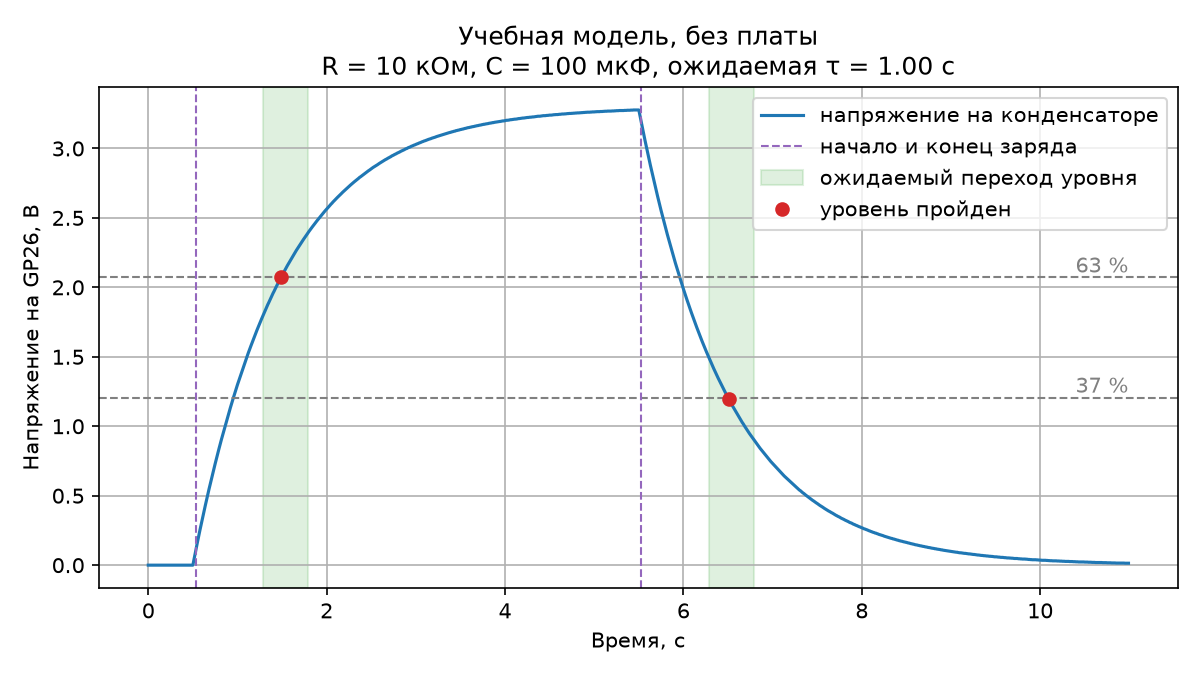

Write the Python code that produced this figure.
# Опыт с RC-цепью на приборе 311-adc. По номиналам деталей ведёт опыт, по 5τ на заряд
# и разряд, сохраняет записи в rc.csv, график в rc.png, номиналы и найденную τ в rc.log
# и сверяет τ с R·C. Приём потока устроен как в get_telemetry.py из п3.1.4.
#
#   python rc.py --r 10 --c 100   — опыт с RC-цепью, R в кОм, C в мкФ
#   python rc.py --plot rc.csv    — разбор готовой записи, номиналы берутся из rc.log

import argparse
import math

import matplotlib
from get_telemetry import collect, save_csv, load_csv, find_board, data_source

# окно не нужно: график сразу сохраняется в файл
matplotlib.use("Agg")
import matplotlib.pyplot as plt

# настоящая τ отличается от R·C из-за допуска деталей: C ±20 %, R ±5 %
TAU_LOW = 0.8 * 0.95
TAU_HIGH = 1.2 * 1.05

def rc_plan(tau):
    """Период телеметрии, команды опыта и его длительность по ожидаемой τ."""
    # около ста отсчётов на τ, но не чаще, чем умеет прибор
    period_ms = max(10, round(tau * 10))
    # полсекунды покоя, 5τ заряда, 5τ разряда и полсекунды в запас
    actions = [(0.5, "charge_on"), (0.5 + 5 * tau, "charge_off")]
    return period_ms, actions, 1 + 10 * tau


def crossing(voltages, start, level, rising):
    """Номер первой записи от start, на которой напряжение перешло уровень."""
    for i in range(start, len(voltages)):
        if (voltages[i] >= level) if rising else (voltages[i] <= level):
            return i
    return None


def measure_tau(times, voltages):
    """τ заряда и разряда по уровням напряжения, как по триггеру осциллографа."""
    top = max(voltages)
    peak = voltages.index(top)
    result = {"top": top}
    # заряд: от начала подъёма (2 % вершины) до 63 % вершины
    start = crossing(voltages, 0, 0.02 * top, True)
    end = crossing(voltages, start, 0.632 * top, True) if start is not None else None
    if end is not None and end <= peak:
        result["charge"] = (times[start], times[end], voltages[end])
    # разряд: от начала спада (98 % вершины) до 37 % вершины
    start = crossing(voltages, peak, 0.98 * top, False)
    end = crossing(voltages, start, 0.368 * top, False) if start is not None else None
    if end is not None:
        result["discharge"] = (times[start], times[end], voltages[end])
    return result


def analyze_rc(csv_name, r_kohm, c_uf):
    tau = r_kohm * c_uf / 1000
    low, high = TAU_LOW * tau, TAU_HIGH * tau
    times, voltages, _ = load_csv(csv_name)
    found = measure_tau(times, voltages)
    top = found["top"]

    fig, ax = plt.subplots(figsize=(8, 4.5))
    ax.plot(times, voltages, label="напряжение на конденсаторе")
    ax.axhline(0.632 * top, color="gray", linestyle="--", linewidth=1)
    ax.axhline(0.368 * top, color="gray", linestyle="--", linewidth=1)
    ax.text(times[-1], 0.632 * top, "63 %", va="bottom", ha="right", color="gray")
    ax.text(times[-1], 0.368 * top, "37 %", va="bottom", ha="right", color="gray")

    source = data_source(csv_name)
    lines = ["data_source = " + source, "R_kohm = %g" % r_kohm, "C_uf = %g" % c_uf, "tau_expected_s = %.3f" % tau,
             "tau_min_s = %.3f" % low, "tau_max_s = %.3f" % high]
    passed = True
    for key, name in (("charge", "заряда"), ("discharge", "разряда")):
        if key not in found:
            print("τ %s: уровень не пройден, проверьте цепь и номиналы" % name)
            lines.append("tau_%s_s = none" % key)
            passed = False
            continue
        start, end, level = found[key]
        measured = end - start
        inside = low <= measured <= high
        passed = passed and inside
        # от начала и конца заряда отсчитывается ожидаемый момент перехода уровня
        ax.axvline(start, color="tab:purple", linestyle="--", linewidth=1,
                   label="начало и конец заряда" if key == "charge" else None)
        ax.axvspan(start + low, start + high, color="tab:green", alpha=0.15,
                   label="ожидаемый переход уровня" if key == "charge" else None)
        ax.plot([end], [level], "o", color="tab:red",
                label="уровень пройден" if key == "charge" else None)
        print("τ %s: %.3f с, ожидается %.2f–%.2f с, %s" %
              (name, measured, low, high, "в диапазоне" if inside else "вне диапазона"))
        lines.append("tau_%s_s = %.3f" % (key, measured))
    lines.append("result = %s" % ("ok" if passed else "fail"))

    ax.set_title(("Учебная модель, без платы\n" if source == "simulation" else "") +
                 "R = %g кОм, C = %g мкФ, ожидаемая τ = %.2f с" % (r_kohm, c_uf, tau))
    ax.set_xlabel("Время, с")
    ax.set_ylabel("Напряжение на GP26, В")
    ax.grid(True)
    ax.legend(loc="upper right")
    fig.tight_layout()
    fig.savefig("rc.png", dpi=150)
    plt.close(fig)
    print("График сохранён в rc.png")

    with open("rc.log", "w", encoding="utf-8") as f:
        f.write("\n".join(lines) + "\n")
    print("Номиналы и τ записаны в rc.log")
    print("Запись сошлась с расчётом" if passed else "Запись не сошлась с расчётом")
    return passed


def read_log(name):
    """Номиналы R и C из rc.log прошлого опыта или None, если файла нет."""
    values = {}
    try:
        with open(name, encoding="utf-8") as f:
            for line in f:
                key, _, value = line.partition("=")
                values[key.strip()] = value.strip()
        return float(values["R_kohm"]), float(values["C_uf"])
    except (OSError, KeyError, ValueError):
        return None


def main():
    parser = argparse.ArgumentParser(description="Опыт с RC-цепью на приборе 311-adc")
    parser.add_argument("--r", type=float, help="сопротивление резистора, кОм")
    parser.add_argument("--c", type=float, help="ёмкость конденсатора, мкФ")
    parser.add_argument("--port", help="COM-порт вместо автоматического поиска")
    parser.add_argument("--plot", metavar="CSV", help="разобрать готовую запись опыта, без платы")
    args = parser.parse_args()

    if (args.r is None) != (args.c is None):
        parser.error("нужны оба номинала, --r и --c")
    if args.r is None:
        # без номиналов можно только разобрать запись, номиналы — из прошлого опыта
        found = read_log("rc.log") if args.plot else None
        if found is None:
            parser.error("укажите номиналы деталей: --r <кОм> --c <мкФ>")
        args.r, args.c = found

    if not all(map(math.isfinite, (args.r, args.c))) or not 1 <= args.r <= 100 or args.c <= 0:
        parser.error("R от 1 до 100 кОм, C положительная и конечная")
    tau = args.r * args.c / 1000
    if not math.isfinite(tau) or tau < 0.2 or round(tau * 10) > 0xFFFFFFFF:
        parser.error("R·C должно быть не меньше 0,2 с и помещаться в период прибора")
    print("Ожидаемая τ = R·C = %.3f с" % tau)

    if args.plot:
        if not analyze_rc(args.plot, args.r, args.c):
            parser.exit(1, "Постоянная времени вне допуска или не найдена.\n")
    else:
        board = find_board() if not args.port else None
        device = args.port or (board.device if board else None)
        if not device:
            parser.exit(1, "Плата не найдена. Подключите Pico с прошивкой 311-adc или укажите --port COMn.\n")
        period_ms, actions, seconds = rc_plan(tau)
        print("Плата на порту %s, опыт %.1f с, период %d мс" % (device, seconds, period_ms))
        # Discharge even a previously charged capacitor before starting the record.
        records = collect(device, seconds, period_ms, actions, settle_s=5 * tau)
        if not records:
            parser.exit(1, "Ни одной строки телеметрии не принято.\n")
        save_csv(records, "rc.csv")
        print("Записей %d, сохранены в rc.csv" % len(records))
        if not analyze_rc("rc.csv", args.r, args.c):
            parser.exit(1, "Постоянная времени вне допуска или не найдена.\n")


if __name__ == "__main__":
    main()
